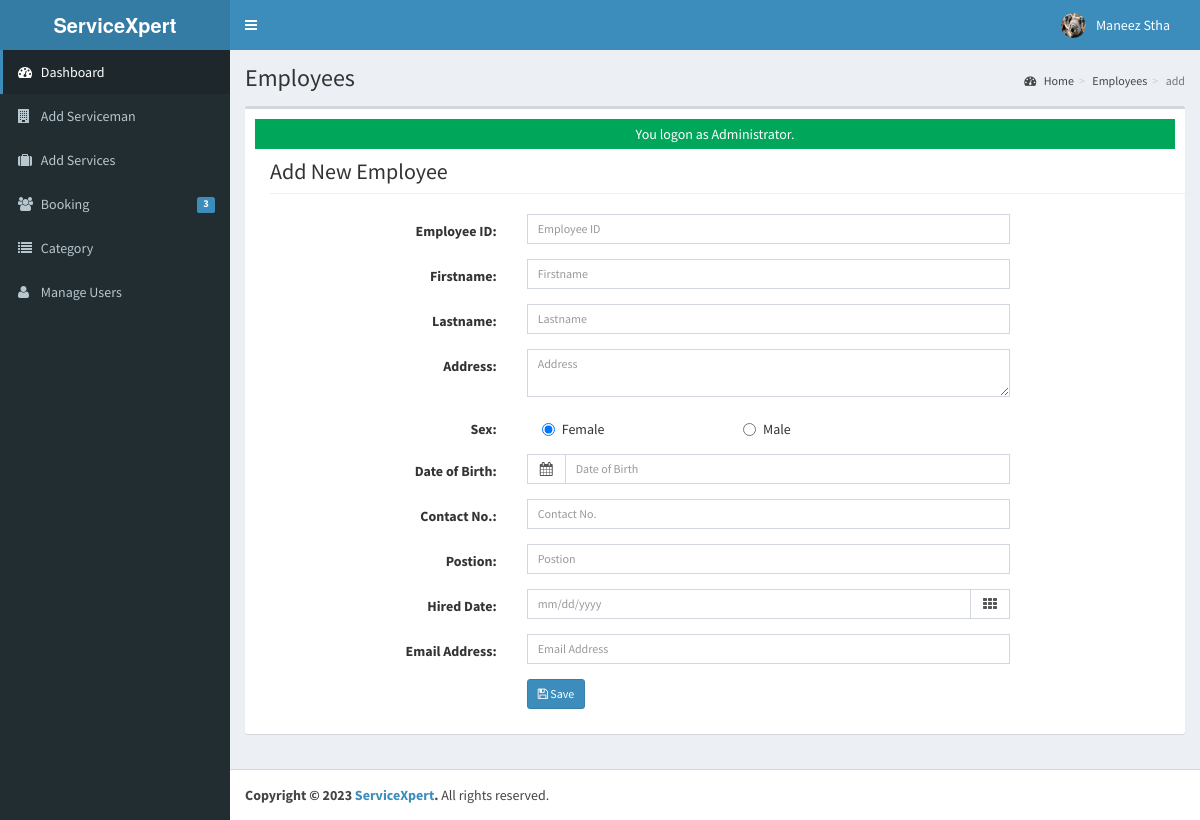
The page /admin/employee/index.php?view=add (signed in) on the database its author committed.
### tables this page shows
CREATE TABLE `tblusers` (
  `USERID` varchar(30) NOT NULL,
  `FULLNAME` varchar(40) NOT NULL,
  `USERNAME` varchar(90) NOT NULL,
  `PASS` varchar(90) NOT NULL,
  `ROLE` varchar(30) NOT NULL,
  `PICLOCATION` varchar(255) NOT NULL
);

### admin/employee/index.php (called while the page is built, shortened)
<?php
require_once("../../include/initialize.php");
 $title="Employees";
require_once ("../theme/templates.php");
?>

### include/database.php (called while the page is built, shortened)
<?php
class Database {
	var $sql_string = '';
	private $conn;
	public function open_connection() {
		$this->conn = mysqli_connect(server,user,pass);
		if(!$this->conn){
			echo "Problem in database connection! Contact administrator!";
			exit();
		}else{
			$db_select = mysqli_select_db($this->conn,database_name);
		}
	}
	function setQuery($sql='') {
		$this->sql_string=$sql;
	}
	function executeQuery() {
		$result = mysqli_query($this->conn,$this->sql_string);
		return $result;
	}
	private function confirm_query($result) {
		return $result;
	}
	function loadSingleResult() {
		$cur = $this->executeQuery();
		while ($row = mysqli_fetch_object($cur)) {
		return $data = $row;
		}
	}
}
$mydb = new Database();
?>

### include/accounts.php (called while the page is built, shortened)
<?php
require_once(LIB_PATH.DS.'database.php');
class User {
	protected static  $tblname = "tblusers";
	function single_user($id=""){
			global $mydb;
			$mydb->setQuery("SELECT * FROM ".self::$tblname."
				Where USERID= '{$id}' LIMIT 1");
			$cur = $mydb->loadSingleResult();
			return $cur;
	}
}
?>

### include/function.php (called while the page is built, shortened)
<?php
function currentpage(){
		$this_page = $_SERVER['SCRIPT_NAME'];
	    $bits = explode('/',$this_page);
		 return $bits[3];
	}
		?>

### admin/employee/add.php (the view, shortened to what this page needs)
<section id="feature" class="transparent-bg">
       <div class="container">
          <div class="center wow fadeInDown">
                <h2 class="page-header">Add New Employee</h2>
           </div>
           <div class="row">
               <div class="features">
                 <form class="form-horizontal span6  wow fadeInDown" action="controller.php?action=add" method="POST">
                    <div class="form-group">
                     <div class="col-md-8">
                       <label class="col-md-4 control-label" for=
                       "EMPLOYEEID">Employee ID:</label>
                       <div class="col-md-8">
                             <input class="form-control input-sm" id="EMPLOYEEID" name="EMPLOYEEID" placeholder=
                             "Employee ID" type="text" value="">
                    </div>
                     </div>
                   </div>
                    <div class="form-group">
                     <div class="col-md-8">
                       <label class="col-md-4 control-label" for=
                       "FNAME">Firstname:</label>
                       <div class="col-md-8">
                          <input class="form-control input-sm" id="FNAME" name="FNAME" placeholder=
                             "Firstname" type="text" value=""   autocomplete="off">
                       </div>
                     </div>
                   </div>
                   <div class="form-group">
                     <div class="col-md-8">
                       <label class="col-md-4 control-label" for=
                       "LNAME">Lastname:</label>
                       <div class="col-md-8">
                         <input  class="form-control input-sm" id="LNAME" name="LNAME" placeholder=
                             "Lastname"     autocomplete="off">
                         </div>
                     </div>
                   </div>
                  <div class="form-group">
                   <div class="col-md-8">
                     <label class="col-md-4 control-label" for=
                     "ADDRESS">Address:</label>
                     <div class="col-md-8">
                        <textarea class="form-control input-sm" id="ADDRESS" name="ADDRESS" placeholder=
                           "Address" type="text" value="" required   autocomplete="off"></textarea>
                     </div>
                   </div>
                 </div>
                 <div class="form-group">
                   <div class="col-md-8">
                     <label class="col-md-4 control-label" for=
                     "Gender">Sex:</label>
                     <div class="col-md-8">
                        <div class="col-lg-5">
                           <div class="radio">
                             <label><input checked id="optionsRadios1" checked="True" name="optionsRadios" type="radio" value="Female">Female</label>
                           </div>
                         </div>
                         <div class="col-lg-4">
                           <div class="radio">
                             <label><input id="optionsRadios2"   name="optionsRadios" type="radio" value="Male"> Male</label>
                           </div>
                         </div>
                     </div>
                   </div>
                 </div>
                         <div class="form-group">
                           <div class="col-md-8">
                             <label class="col-md-4 control-label" for=
                             "BIRTHDATE">Date of Birth:</label>
                             <div class="col-md-8">
                               <div class="input-group">
                                   <span class="input-group-addon">
                                    <i class="fa fa-calendar"></i>
                                   </span>
                                    <input class="form-control input-sm date_picker" id="BIRTHDATE" name="BIRTHDATE" placeholder="Date of Birth" type="text"    value="" required  autocomplete="off">
                               </div>
                             </div>
                           </div>
                         </div>
                            <div class="form-group">
                             <div class="col-md-8">
                               <label class="col-md-4 control-label" for=
                               "TELNO">Contact No.:</label>
                               <div class="col-md-8">
                                  <input class="form-control input-sm" id="TELNO" name="TELNO" placeholder=
                                     "Contact No." type="text" any value="" required   autocomplete="off">
                               </div>
                             </div>
                           </div>
                           <div class="form-group">
                             <div class="col-md-8">
                               <label class="col-md-4 control-label" for=
                               "POSITION">Postion:</label>
                               <div class="col-md-8">
                                  <input class="form-control input-sm" id="POSITION" name="POSITION" placeholder=
                                     "Postion" type="text" any value="" required   autocomplete="off">
                               </div>
                             </div>
                           </div>
                            <div class="form-group">
                             <div class="col-md-8">
                               <label class="col-md-4 control-label" for=
                               "EMP_HIREDDATE">Hired Date:</label>
                               <div class="col-md-8">
                                   <div class="input-group date  " data-provide="datepicker" data-date="2012-12-21T15:25:00Z">
                                  <input type="input" class="form-control input-sm date_picker" id="HIREDDATE" name="EMP_HIREDDATE" placeholder="mm/dd/yyyy"   autocomplete="false"/>
                                    <span class="input-group-addon"><i class="fa fa-th"></i></span>
                                </div>
                               </div>
                             </div>
                           </div>
                            <div class="form-group">
                             <div class="col-md-8">
                               <label class="col-md-4 control-label" for=
                               "EMP_EMAILADDRESS">Email Address:</label>
                               <div class="col-md-8">
                                  <input type="Email" class="form-control input-sm" id="EMP_EMAILADDRESS" name="EMP_EMAILADDRESS" placeholder="Email Address"   autocomplete="false"/>
                               </div>
                             </div>
                           </div>
                       <div class="form-group">
                   <div class="col-md-8">
                     <label class="col-md-4 control-label" for=
                     "idno"></label>
                     <div class="col-md-8">
                        <button class="btn btn-primary btn-sm" name="save" type="submit" ><span class="fa fa-save fw-fa"></span> Save</button>
                    </div>
                   </div>
                 </div>
                 </form>
               </div>
           </div>
       </div>
   </section>

### admin/theme/templates.php (shortened to what this page needs)
<!DOCTYPE html>
<html>
    <head>
        <link rel="stylesheet" href="<?php echo web_root;?>bootstrap/css/bootstrap.min.css">
        <link rel="stylesheet" href="<?php echo web_root;?>plugins/font-awesome/css/font-awesome.min.css">
        <link rel="stylesheet" href="<?php echo web_root;?>dist/css/AdminLTE.min.css">
        <link rel="stylesheet" href="<?php echo web_root;?>dist/css/skins/_all-skins.min.css">
        <link rel="stylesheet" href="<?php echo web_root;?>plugins/iCheck/flat/blue.css">
        <link rel="stylesheet" href="<?php echo web_root;?>plugins/morris/morris.css">
        <link rel="stylesheet" href="<?php echo web_root;?>plugins/jvectormap/jquery-jvectormap-1.2.2.css">
        <link href="<?php echo web_root; ?>plugins/datepicker/bootstrap-datetimepicker.min.css" rel="stylesheet" media="screen">
        <link rel="stylesheet" href="<?php echo web_root;?>plugins/dataTables/jquery.dataTables.min.css">
        <link rel="stylesheet" href="<?php echo web_root;?>plugins/bootstrap-wysihtml5/bootstrap3-wysihtml5.min.css">
    </head>
 <body class="hold-transition skin-blue fixed sidebar-mini">
<div class="wrapper">
  <header class="main-header">
    <a href="<?php echo web_root;?>/admin/" class="logo">
      <span class="logo-lg"><b>ServiceXpert</b></span>
    </a>
    <nav class="navbar navbar-static-top" role="navigation">
      <a href="#" class="sidebar-toggle" data-toggle="offcanvas" role="button">
      </a>
      <div class="navbar-custom-menu">
        <ul class="nav navbar-nav">
          <?php
              $user = New User();
              $singleuser = $user->single_user($_SESSION['ADMIN_USERID']);
          ?>
          <li class="dropdown user user-menu" style="padding-right: 15px;"  >
            <a href="#" class="dropdown-toggle" data-toggle="dropdown">
              <img src="<?php echo web_root.'admin/user/'. $singleuser->PICLOCATION;?>" class="user-image" alt="User Image">
              <span class="hidden-xs"><?php echo $singleuser->FULLNAME; ?></span>
            </a>
          </li>
        </ul>
      </div>
    </nav>
  </header>
  <aside class="main-sidebar">
    <section class="sidebar">
      <ul class="sidebar-menu">
        <li  class="<?php echo (currentpage() == 'index.php') ? "active" : false;?>" >
          <a href="<?php echo web_root ;?>admin/">
            <i class="fa fa-dashboard"></i> <span>Dashboard</span>
          </a>
        </li>
        <li class="<?php echo (currentpage() == 'serviceman') ? "active" : false;?>" >
          <a href="<?php echo web_root ;?>admin/serviceman/">
            <i class="fa fa-building"></i> <span>Add Serviceman</span>
          </a>
        </li>
        <li class="<?php echo (currentpage() == 'services') ? "active" : false;?>" >
          <a href="<?php echo web_root ;?>admin/services/">
            <i class="fa fa-suitcase"></i> <span>  Add Services</span>
          </a>
        </li>
        <li class="<?php echo (currentpage() == 'applicants') ? "active" : false;?>" >
          <a href="<?php echo web_root ;?>admin/applicants/">
            <i class="fa fa-users"></i> <span>Booking</span>
            <span class="label label-primary pull-right">
              <?php
                $sql = "SELECT count(*) as 'APPL' FROM `tbljobregistration` WHERE `PENDINGAPPLICATION`=1";
                $mydb->setQuery($sql);
                $pending = $mydb->loadSingleResult();
                echo $pending->APPL;
              ?>
            </span>
          </a>
        </li>
        <li class="<?php echo (currentpage() == 'category') ? "active" : false;?>" >
          <a href="<?php echo web_root ;?>admin/category/">
            <i class="fa fa-list"></i> <span>Category</span>
          </a>
        </li>
         <li class="<?php echo (currentpage() == 'user') ? "active" : false;?>">
          <a href="<?php echo web_root; ?>admin/user/">
            <i class="fa fa-user"></i> <span>Manage Users</span> </a>
        </li>
      </ul>
    </section>
  </aside>
  <div class="content-wrapper">
  <section class="content-header">
      <h1>
        <?php echo isset($title) ? $title : ''; ?>
      </h1>
      <ol class="breadcrumb">
        <?php
          if ($title!='Home') {
            $active_title = '';
            if (isset($_GET['view'])) {
              $active_title = '<li class='.$active_title.'><a href="index.php">'.$title.'</a></li>';
            }else{
              $active_title = '<li class='.$active_title.'>'.$title.'</li>';
            }
            echo '<li><a href='.web_root.'admin/><i class="fa fa-dashboard"></i> Home</a></li>';
            echo  $active_title;
            echo  isset($_GET['view']) ? '<li class="active">'.$_GET['view'].'</li>' : '';
          }
        ?>
      </ol>
    </section>
         <section class="content">
          <div class="row">
            <div class="col-xs-12">
              <div class="box">
                <div class="box-body">
              <?php
               require_once $content;
               ?>
             </div>
             </div>
           </div>
         </div>
         </section>
 </div>
  <footer class="main-footer">
    <strong>Copyright &copy; 2023 <a href="#">ServiceXpert</a>.</strong> All rights
    reserved.
  </footer>
    </body>
</html>

### rows shown on the page
tblusers: PICLOCATION (picture), FULLNAME "Maneez Stha"

### other values the page prints
$pending->APPL "3"
$title "Employees"
$_GET['view'] "add"
$_SESSION['message'] "You logon as Administrator."
